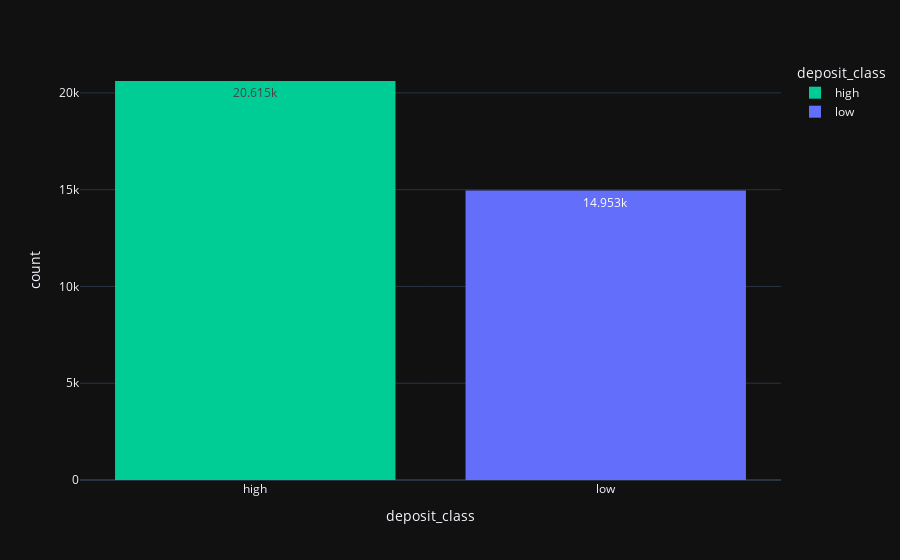

The notebook cell this image was saved under:
### Markdown cell above
#### Deposit Class Distribution

### Code cell
fig = px.histogram(df, 
                   x="deposit_class", 
                   color="deposit_class", 
                   text_auto=True, 
                   color_discrete_map=color_map)
fig.show()

### Figure 1 — Plotly figure (JSON) as saved in the notebook; plotly's stock layout.template omitted (floating-point values rounded to 4 significant figures; data arrays with more than 128 entries replaced by an {"elided": "..."} marker saying what was removed)
{"data": [{"alignmentgroup": "True", "bingroup": "x", "hovertemplate": "deposit_class=%{x}<br>count=%{y}<extra></extra>", "legendgroup": "high", "marker": {"color": "#00cc96", "pattern": {"shape": ""}}, "name": "high", "offsetgroup": "high", "orientation": "v", "showlegend": true, "texttemplate": "%{value}", "type": "histogram", "x": {"elided": "20615 str values"}, "xaxis": "x", "yaxis": "y"}, {"alignmentgroup": "True", "bingroup": "x", "hovertemplate": "deposit_class=%{x}<br>count=%{y}<extra></extra>", "legendgroup": "low", "marker": {"color": "#636efa", "pattern": {"shape": ""}}, "name": "low", "offsetgroup": "low", "orientation": "v", "showlegend": true, "texttemplate": "%{value}", "type": "histogram", "x": {"elided": "14953 str values"}, "xaxis": "x", "yaxis": "y"}], "layout": {"barmode": "relative", "legend": {"title": {"text": "deposit_class"}, "tracegroupgap": 0}, "margin": {"t": 60}, "xaxis": {"anchor": "y", "categoryarray": ["high", "low"], "categoryorder": "array", "domain": [0, 1], "title": {"text": "deposit_class"}}, "yaxis": {"anchor": "x", "domain": [0, 1], "title": {"text": "count"}}}}
